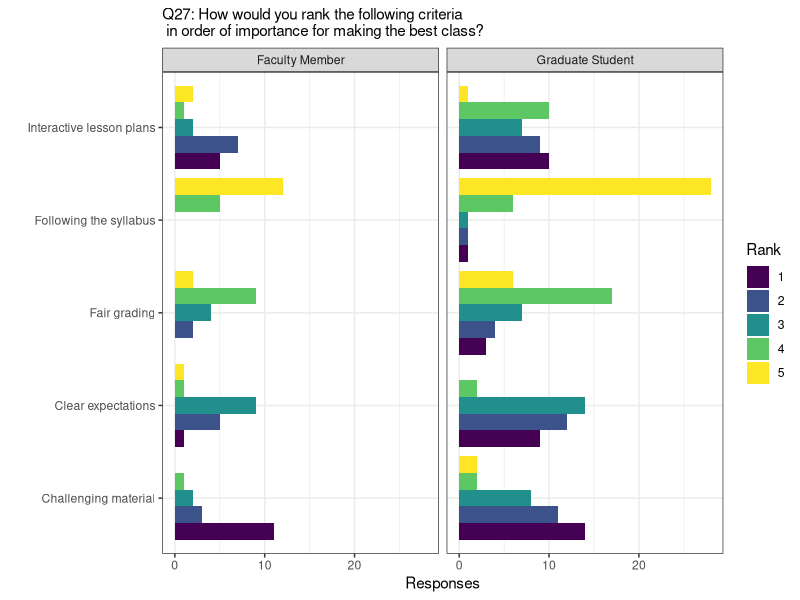
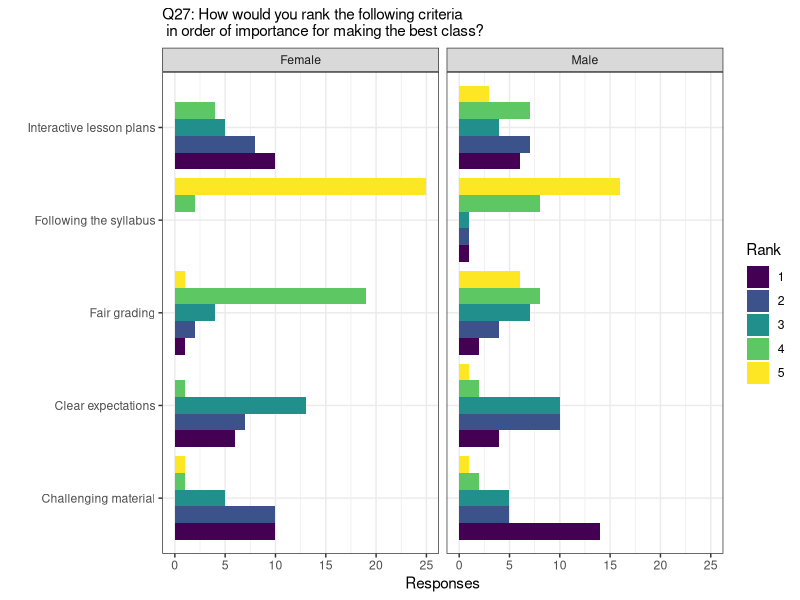
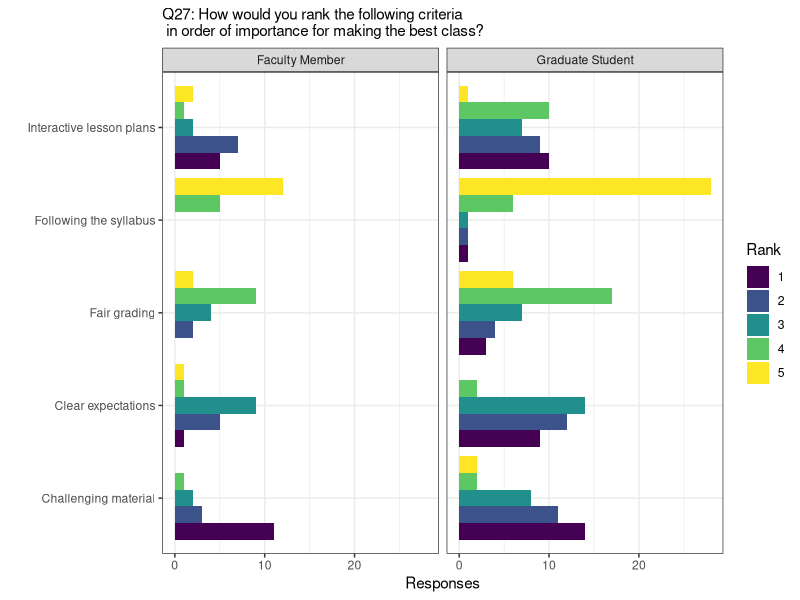
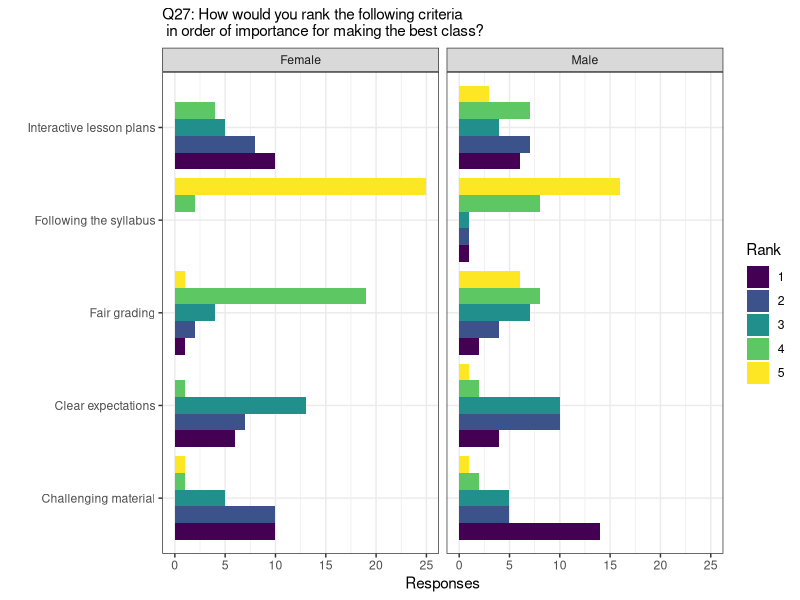

Reproduce these figures in R, in order.
# Make plots for Survey: Q27

library(tidyverse)
library(viridis)


# GET DATA ----------------------------------------------------------------

df <- read_csv("data/Q27.csv")


# WRANGLE -----------------------------------------------------------------

# select just the cols of interest:
df <- select(df, Class, Categories, ends_with("_score")) 

# tidy
df_long<- gather(df, key = score, value = value, R1_score:R5_score)
head(df_long)

# make faculty/Grad student data:
facgrad <- df_long %>% filter(Class=="Graduate Student" | Class=="Faculty Member")

# make gender data:
genderdat <- df_long %>% filter(Class=="Female" | Class=="Male")

# PLOTS -------------------------------------------------------------------


ggplot(facgrad, aes(x=Categories, y=value, fill=score)) + 
  geom_bar(stat="identity", position="dodge") +
  theme_bw() + scale_fill_viridis(discrete = T, option = "D", labels = c("1", "2", "3", "4", "5")) + 
  facet_wrap(~Class) + coord_flip() +
  labs(subtitle="Q27: How would you rank the following criteria \n in order of importance for making the best class?", fill="Rank", x="", y="Responses")

ggsave(filename = "figs/Q27_grad_vs_faculty.png", width = 7, height = 4, dpi = 400)


ggplot(genderdat, aes(x=Categories, y=value, fill=score)) + 
  geom_bar(stat="identity", position="dodge") +
  theme_bw() + scale_fill_viridis(discrete = T, option = "D", labels = c("1", "2", "3", "4", "5")) + 
  facet_wrap(~Class) + coord_flip() +
  labs(subtitle="Q27: How would you rank the following criteria \n in order of importance for making the best class?", fill="Rank", x="", y="Responses")

ggsave(filename = "figs/Q27_female_vs_male.png", width = 7, height = 4, dpi = 400)
